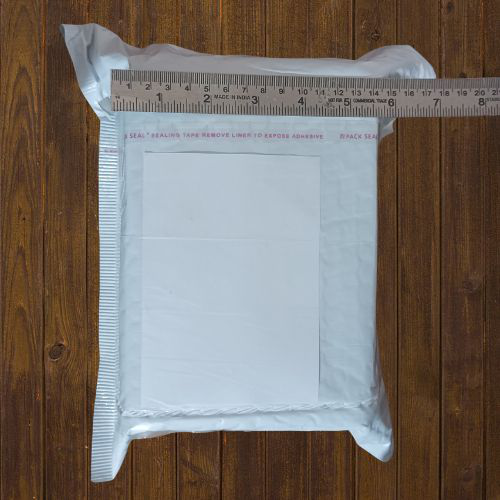
#> input picture Task_2/input_breadth.png, 500 x 500 px, found by its file name
$ python main.py
#> lines starting #> are read from the running program, lines starting #| are printed output that depends on the picture; after the words box and inside, x2 and y2 are one past the last pixel; in counts of white or black regions, pixels touching at a corner belong together
import cv2
import numpy as np

def detect_edges(image):
    gray = cv2.cvtColor(image, cv2.COLOR_BGR2GRAY)
    blurred = cv2.GaussianBlur(gray, (5, 5), 0)
    edges = cv2.Canny(blurred, 50, 150)
    return edges

def find_contours(edges):
    contours, _ = cv2.findContours(edges, cv2.RETR_EXTERNAL, cv2.CHAIN_APPROX_SIMPLE)
    return contours

def find_largest_contour(contours):
    largest_contour = max(contours, key=cv2.contourArea)
    return largest_contour

def detect_white_space(image, contour):
    x, y, w, h = cv2.boundingRect(contour)
    roi = image[y:y+h, x:x+w]
    gray_roi = cv2.cvtColor(roi, cv2.COLOR_BGR2GRAY)
    _, binary_roi = cv2.threshold(gray_roi, 240, 255, cv2.THRESH_BINARY)

    white_space_contours, _ = cv2.findContours(binary_roi, cv2.RETR_EXTERNAL, cv2.CHAIN_APPROX_SIMPLE)
    return white_space_contours

def main(image_path):
    image = cv2.imread(image_path)
#> image is the input picture: shape (500, 500, 3); mean B, G, R 106, 112.5, 120.8
    edges = detect_edges(image)
#> in detect_edges, `gray = cv2.cvtColor(image, cv2.COLOR_BGR2GRAY)`:
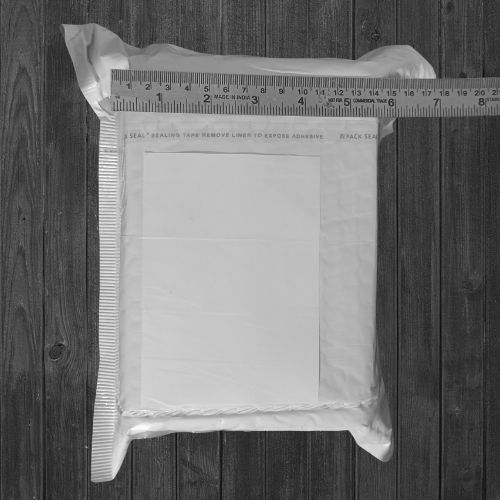
#> gray: shape (500, 500); min 9, max 252, mean 114.3
#> in detect_edges, `edges = cv2.Canny(blurred, 50, 150)`:
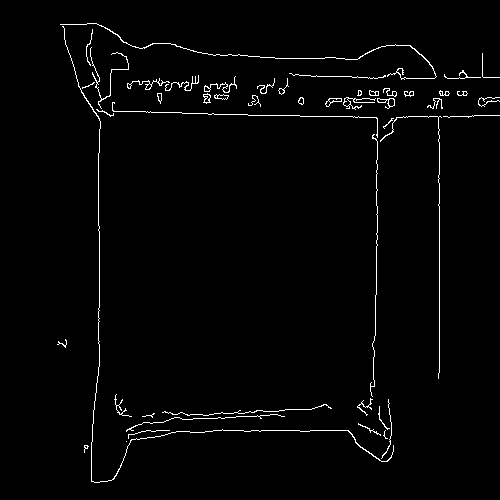
#> edges: shape (500, 500); 1.8% white in thin lines or dots, all inside (x1, y1, x2, y2) = (57, 23, 500, 483)
    contours = find_contours(edges)
#> in find_contours, `contours, _ = cv2.findContours(edges, cv2.RETR_EXTERNAL, cv2.CHAIN_APP..`: contours = 48 contours, 31 with area under 20; largest, box (x1, y1, x2, y2) and area: (377, 98, 395, 109) 76, (60, 23, 437, 80) 68, (325, 98, 342, 107) 61, (62, 26, 394, 483) 60, (343, 97, 376, 110) 52
    largest_contour = find_largest_contour(contours)
#> in find_largest_contour, `largest_contour = max(contours, key=cv2.contourArea)`: largest_contour = contour of 30 points, box (x1, y1, x2, y2) (377, 98, 395, 109), area 76

    white_space_contours = detect_white_space(image, largest_contour)
#> in detect_white_space, `x, y, w, h = cv2.boundingRect(contour)`: x = 377; y = 98; w = 18; h = 11
#> in detect_white_space, `white_space_contours, _ = cv2.findContours(binary_roi, cv2.RETR_EXTERN..`: white_space_contours = []
#> white_space_contours = []

    for contour in white_space_contours:
        x, y, w, h = cv2.boundingRect(contour)
        cv2.rectangle(image, (x, y), (x+w, y+h), (0, 255, 0), 2)
#> this loop made 0 passes

    output_path = 'V:/Web_Development/Gristip_Internship/Task_2/output.png'
    cv2.imwrite(output_path, image)
    print(f'Result saved to {output_path}')

if __name__ == "__main__":
    image_path = 'V:\Web_Development\Gristip_Internship\Task_2\input_breadth.png'
    main(image_path)

$ run again, with Task_2/input_height.png copied over Task_2/input_breadth.png
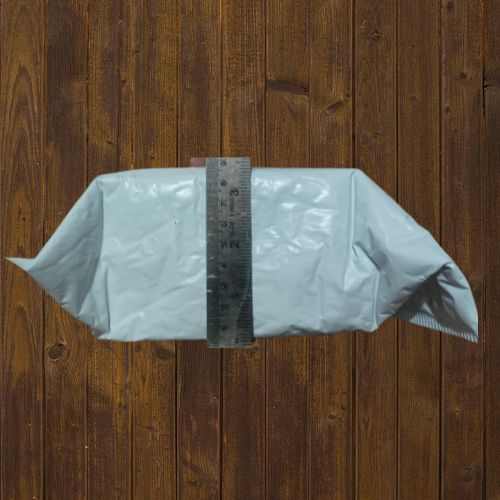
#> input picture Task_2/input_height.png, 500 x 500 px, found by its file name
#> in main, image is the input picture: shape (500, 500, 3); mean B, G, R 66.6, 82.2, 97.1
#> in detect_edges, `edges = cv2.Canny(blurred, 50, 150)`:
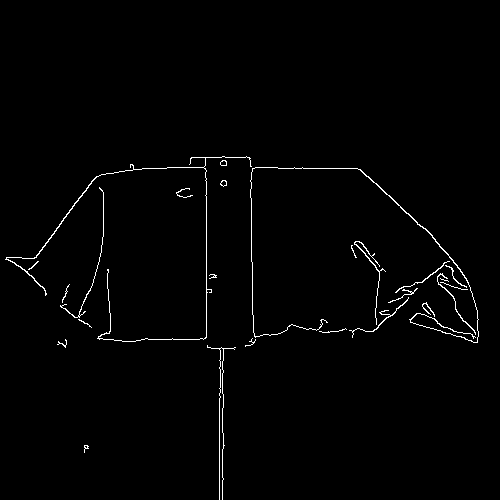
#> edges: shape (500, 500); 1.2% white in thin lines or dots, all inside (x1, y1, x2, y2) = (5, 156, 479, 500)
#> in find_contours, `contours, _ = cv2.findContours(edges, cv2.RETR_EXTERNAL, cv2.CHAIN_APP..`: contours = 25 contours, 16 with area under 20; largest, box (x1, y1, x2, y2) and area: (250, 167, 479, 343) 131, (5, 156, 252, 342) 117, (354, 241, 386, 325) 40, (437, 273, 476, 335) 40, (349, 297, 409, 338) 32
#> in find_largest_contour, `largest_contour = max(contours, key=cv2.contourArea)`: largest_contour = contour of 457 points, box (x1, y1, x2, y2) (250, 167, 479, 343), area 131
#> x = 250; y = 167; w = 229; h = 176
#> in detect_white_space, `gray_roi = cv2.cvtColor(roi, cv2.COLOR_BGR2GRAY)`:
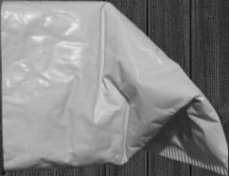
#> gray_roi: shape (176, 229); min 12, max 239, mean 134.7
#> binary_roi: shape (176, 229); every value is 0
#> in detect_white_space, `white_space_contours, _ = cv2.findContours(binary_roi, cv2.RETR_EXTERN..`: white_space_contours = []

$ run again, with Task_2/input_length.png copied over Task_2/input_breadth.png
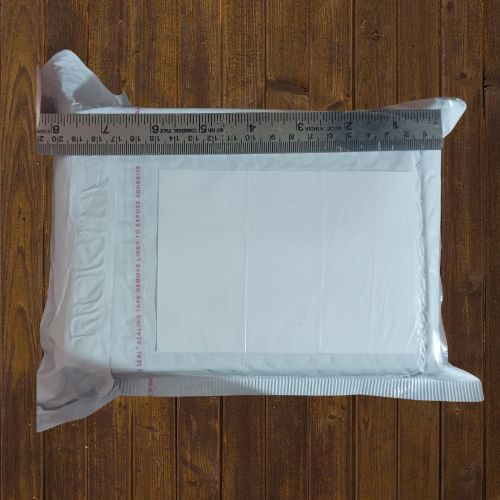
#> input picture Task_2/input_length.png, 500 x 500 px, found by its file name
#> in main, image is the input picture: shape (500, 500, 3); mean B, G, R 101.4, 109.3, 117.2
#> in detect_edges, `gray = cv2.cvtColor(image, cv2.COLOR_BGR2GRAY)`:
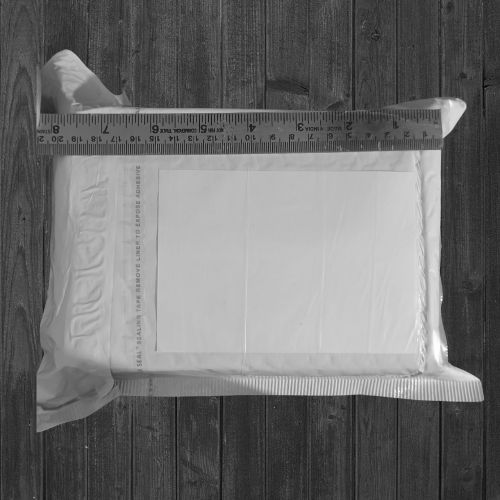
#> gray: shape (500, 500); min 6, max 254, mean 110.8
#> in detect_edges, `edges = cv2.Canny(blurred, 50, 150)`:
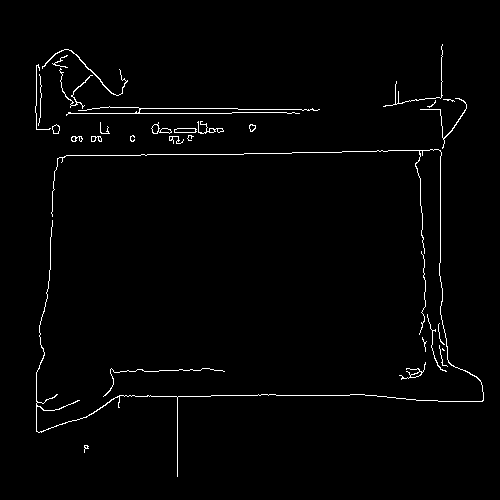
#> edges: shape (500, 500); 1.6% white in thin lines or dots, all inside (x1, y1, x2, y2) = (35, 44, 484, 477)
#> in find_contours, `contours, _ = cv2.findContours(edges, cv2.RETR_EXTERNAL, cv2.CHAIN_APP..`: contours = 31 contours, 19 with area under 20; largest, box (x1, y1, x2, y2) and area: (151, 122, 172, 134) 90, (36, 149, 484, 477) 89, (174, 128, 197, 133) 84, (42, 49, 128, 96) 60, (52, 124, 60, 134) 49
#> in find_largest_contour, `largest_contour = max(contours, key=cv2.contourArea)`: largest_contour = contour of 34 points, box (x1, y1, x2, y2) (151, 122, 172, 134), area 90
#> x = 151; y = 122; w = 21; h = 12
#> in detect_white_space, `white_space_contours, _ = cv2.findContours(binary_roi, cv2.RETR_EXTERN..`: white_space_contours = []

$ run again, with Task_2/input_test.png copied over Task_2/input_breadth.png
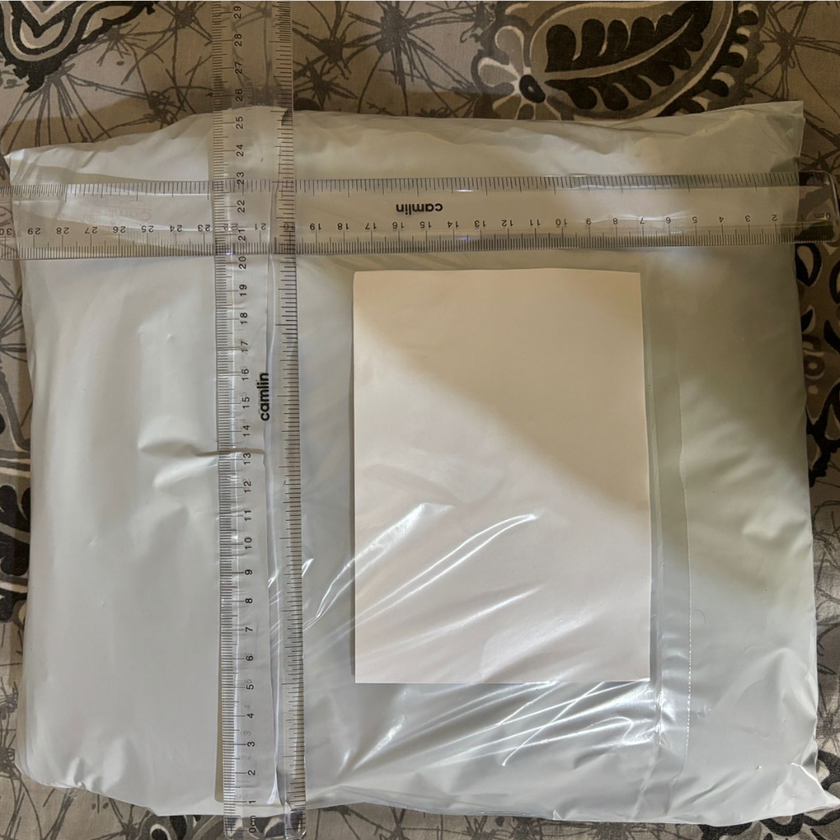
#> input picture Task_2/input_test.png, 840 x 840 px, shrunk from 1000 x 1000 before the run, found by its file name
#> in main, image is the input picture: shape (840, 840, 3); mean B, G, R 122.9, 136, 143
#> in detect_edges, `edges = cv2.Canny(blurred, 50, 150)`:
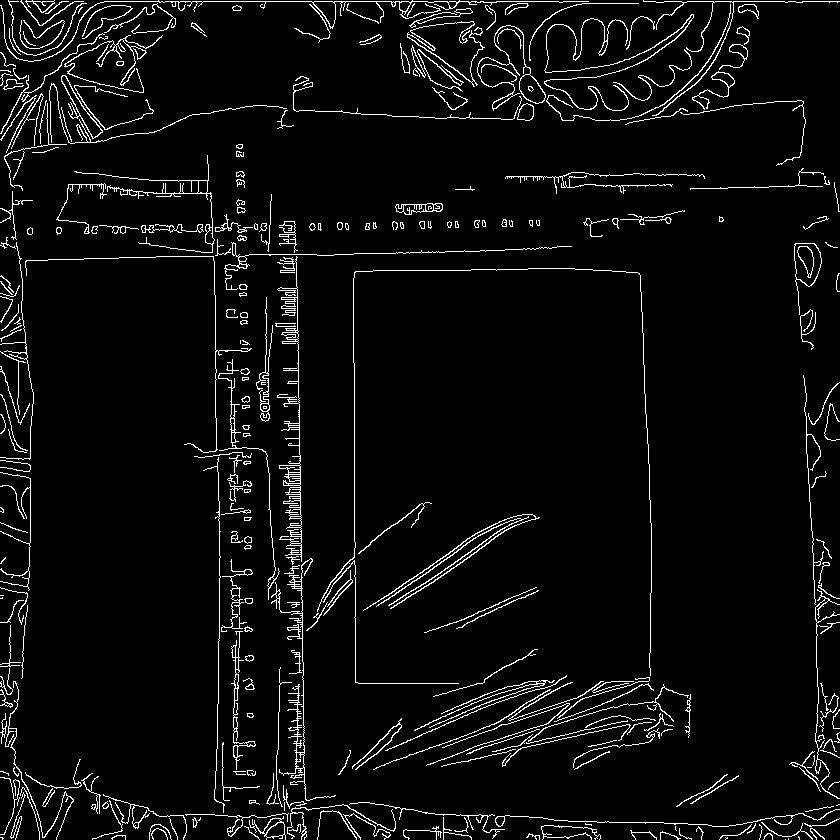
#> edges: shape (840, 840); 4.8% white in thin lines or dots
#> in find_contours, `contours, _ = cv2.findContours(edges, cv2.RETR_EXTERNAL, cv2.CHAIN_APP..`: contours = 312 contours, 189 with area under 20; largest, box (x1, y1, x2, y2) and area: (794, 243, 822, 315) 928, (277, 256, 302, 562) 678, (477, 25, 546, 111) 674, (0, 0, 589, 62) 593, (61, 75, 103, 139) 545
#> in find_largest_contour, `largest_contour = max(contours, key=cv2.contourArea)`: largest_contour = contour of 65 points, box (x1, y1, x2, y2) (794, 243, 822, 315), area 928
#> x = 794; y = 243; w = 28; h = 72
#> in detect_white_space, `gray_roi = cv2.cvtColor(roi, cv2.COLOR_BGR2GRAY)`:
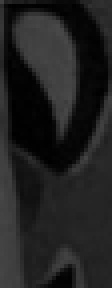
#> gray_roi: shape (72, 28) (shown 4 times larger); min 0, max 73, mean 32.6
#> binary_roi: shape (72, 28); every value is 0
#> in detect_white_space, `white_space_contours, _ = cv2.findContours(binary_roi, cv2.RETR_EXTERN..`: white_space_contours = []
